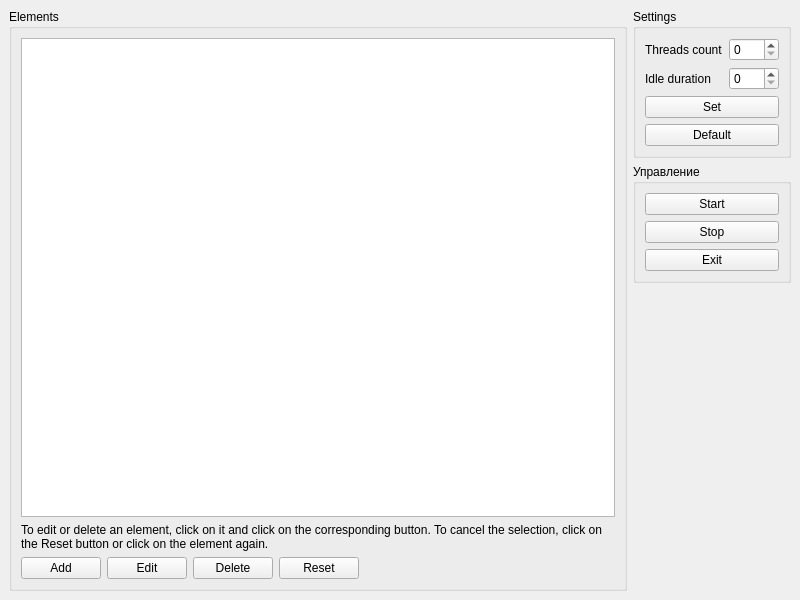
<?xml version="1.0" encoding="UTF-8"?>
<ui version="4.0">
 <class>MainWindow</class>
 <widget class="QMainWindow" name="MainWindow">
  <property name="geometry">
   <rect>
    <x>0</x>
    <y>0</y>
    <width>800</width>
    <height>600</height>
   </rect>
  </property>
  <property name="windowTitle">
   <string>MainWindow</string>
  </property>
  <widget class="QWidget" name="centralwidget">
   <layout class="QGridLayout" name="gridLayout_4">
    <item row="0" column="0">
     <widget class="QGroupBox" name="groupBox_elements">
      <property name="title">
       <string>Elements</string>
      </property>
      <layout class="QGridLayout" name="gridLayout">
       <item row="0" column="0">
        <widget class="QListView" name="listView"/>
       </item>
       <item row="2" column="0">
        <layout class="QHBoxLayout" name="horizontalLayout">
         <item>
          <widget class="QPushButton" name="pushButton_appendElement">
           <property name="text">
            <string>Add</string>
           </property>
          </widget>
         </item>
         <item>
          <widget class="QPushButton" name="pushButton_editElement">
           <property name="text">
            <string>Edit</string>
           </property>
          </widget>
         </item>
         <item>
          <widget class="QPushButton" name="pushButton_removeElement">
           <property name="text">
            <string>Delete</string>
           </property>
          </widget>
         </item>
         <item>
          <widget class="QPushButton" name="pushButton_clearSelection">
           <property name="text">
            <string>Reset</string>
           </property>
          </widget>
         </item>
         <item>
          <spacer name="horizontalSpacer">
           <property name="orientation">
            <enum>Qt::Horizontal</enum>
           </property>
           <property name="sizeHint" stdset="0">
            <size>
             <width>40</width>
             <height>20</height>
            </size>
           </property>
          </spacer>
         </item>
        </layout>
       </item>
       <item row="1" column="0">
        <widget class="QLabel" name="label_3">
         <property name="text">
          <string>To edit or delete an element, click on it and click on the corresponding button. To cancel the selection, click on the Reset button or click on the element again.</string>
         </property>
         <property name="wordWrap">
          <bool>true</bool>
         </property>
        </widget>
       </item>
      </layout>
     </widget>
    </item>
    <item row="0" column="1">
     <layout class="QVBoxLayout" name="verticalLayout_2">
      <item>
       <widget class="QGroupBox" name="groupBox_settings">
        <property name="title">
         <string>Settings</string>
        </property>
        <layout class="QGridLayout" name="gridLayout_3">
         <item row="0" column="0">
          <layout class="QHBoxLayout" name="horizontalLayout_2">
           <item>
            <layout class="QGridLayout" name="gridLayout_2">
             <item row="0" column="0">
              <widget class="QLabel" name="label">
               <property name="text">
                <string>Threads count</string>
               </property>
              </widget>
             </item>
             <item row="0" column="1">
              <widget class="QSpinBox" name="spinBox_threadsCount">
               <property name="minimumSize">
                <size>
                 <width>50</width>
                 <height>0</height>
                </size>
               </property>
              </widget>
             </item>
             <item row="1" column="0">
              <widget class="QLabel" name="label_2">
               <property name="text">
                <string>Idle duration</string>
               </property>
              </widget>
             </item>
             <item row="1" column="1">
              <widget class="QSpinBox" name="spinBox_idleDuration">
               <property name="minimumSize">
                <size>
                 <width>50</width>
                 <height>0</height>
                </size>
               </property>
              </widget>
             </item>
            </layout>
           </item>
          </layout>
         </item>
         <item row="1" column="0">
          <widget class="QPushButton" name="pushButton_setSettings">
           <property name="text">
            <string>Set</string>
           </property>
          </widget>
         </item>
         <item row="2" column="0">
          <widget class="QPushButton" name="pushButton_resetSettings">
           <property name="text">
            <string>Default</string>
           </property>
          </widget>
         </item>
        </layout>
       </widget>
      </item>
      <item>
       <layout class="QHBoxLayout" name="horizontalLayout_4">
        <item>
         <widget class="QGroupBox" name="groupBox_managment">
          <property name="title">
           <string>Управление</string>
          </property>
          <layout class="QVBoxLayout" name="verticalLayout">
           <item>
            <widget class="QPushButton" name="pushButton_start">
             <property name="text">
              <string>Start</string>
             </property>
            </widget>
           </item>
           <item>
            <widget class="QPushButton" name="pushButton_stop">
             <property name="text">
              <string>Stop</string>
             </property>
            </widget>
           </item>
           <item>
            <widget class="QPushButton" name="pushButton_exit">
             <property name="text">
              <string>Exit</string>
             </property>
            </widget>
           </item>
          </layout>
         </widget>
        </item>
       </layout>
      </item>
      <item>
       <spacer name="verticalSpacer">
        <property name="orientation">
         <enum>Qt::Vertical</enum>
        </property>
        <property name="sizeHint" stdset="0">
         <size>
          <width>20</width>
          <height>40</height>
         </size>
        </property>
       </spacer>
      </item>
     </layout>
    </item>
   </layout>
  </widget>
 </widget>
 <resources/>
 <connections/>
</ui>
